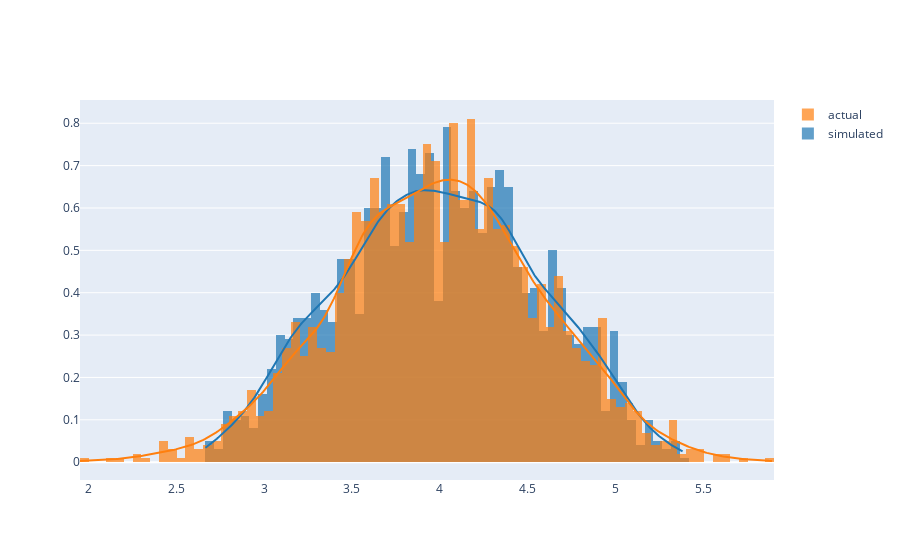

Notebook code cell kept with this figure:
### Markdown cell above
We included the "actual" based on the conjugate relationship:

$\mu | Y=6.25 \sim N(4, 0.6^2)$

### Code cell
data = mcmc.get_samples()['mu'].detach().numpy()
fig = ff.create_distplot([data, np.random.normal(4, 0.6, len(data))], ['simulated', 'actual'], show_rug=False, bin_size=.05)
fig

### Figure 1 — Plotly figure (JSON) as saved in the notebook; plotly's stock layout.template omitted (floating-point values rounded to 4 significant figures; data arrays with more than 128 entries replaced by an {"elided": "..."} marker saying what was removed)
{"data": [{"autobinx": false, "histnorm": "probability density", "legendgroup": "simulated", "marker": {"color": "rgb(31, 119, 180)"}, "name": "simulated", "opacity": 0.7, "type": "histogram", "x": {"elided": "2000 float values"}, "xaxis": "x", "xbins": {"end": 5.387, "size": 0.05, "start": 2.666}, "yaxis": "y"}, {"autobinx": false, "histnorm": "probability density", "legendgroup": "actual", "marker": {"color": "rgb(255, 127, 14)"}, "name": "actual", "opacity": 0.7, "type": "histogram", "x": {"elided": "2000 float values"}, "xaxis": "x", "xbins": {"end": 5.899, "size": 0.05, "start": 1.952}, "yaxis": "y"}, {"legendgroup": "simulated", "marker": {"color": "rgb(31, 119, 180)"}, "mode": "lines", "name": "simulated", "showlegend": false, "type": "scatter", "x": {"elided": "500 float values"}, "xaxis": "x", "y": {"elided": "500 float values"}, "yaxis": "y"}, {"legendgroup": "actual", "marker": {"color": "rgb(255, 127, 14)"}, "mode": "lines", "name": "actual", "showlegend": false, "type": "scatter", "x": {"elided": "500 float values"}, "xaxis": "x", "y": {"elided": "500 float values"}, "yaxis": "y"}], "layout": {"barmode": "overlay", "hovermode": "closest", "legend": {"traceorder": "reversed"}, "xaxis": {"anchor": "y2", "domain": [0, 1], "zeroline": false}, "yaxis": {"anchor": "free", "domain": [0, 1], "position": 0}}}
